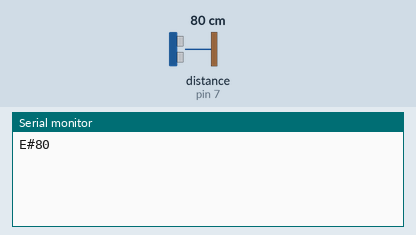
Recording of a sketch running on a simulated Arduino Uno, built with avr-gcc and run on an emulated ATmega328P. Shown: the last lines printed to the serial monitor. The test bench sets the inputs (shaded band); at power-on: distance to the obstacle (sensor on pin 7) 80 cm. The echo pulse lasts 58.3 µs per cm.

Above: at 1.8 s.
1.9 s: distance to the obstacle (sensor on pin 7) set to 2 cm
At 2.8 s:
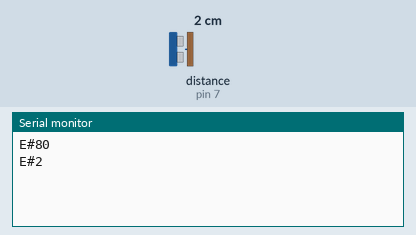
3.4 s: distance to the obstacle (sensor on pin 7) set to 4 cm
At 4.8 s:
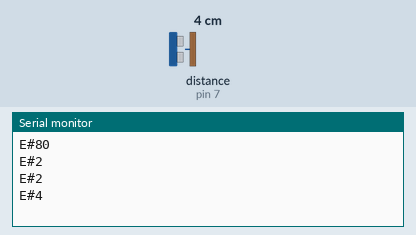
Timing chart, 0 to 6.4 s (numbered marks = the images above; inputs shaded):
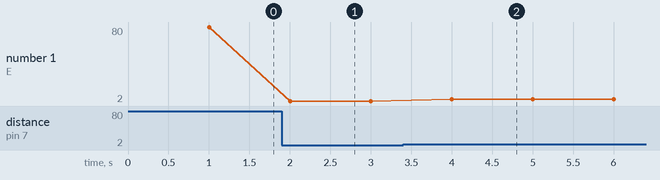

Measured:
- after the input at 1.9 s, the serial monitor: prints a new line after 0.10 s (image 1)
- after the input at 3.4 s, the serial monitor: prints a new line after 0.60 s (image 2)
- plotted number 1: 80 → 2 after the input at 1.9 s, 2 → 4 after the input at 3.4 s

The sketch:

03.UltrasonicSensor.ino
```cpp
/**********************************************************************
  Product     : Freenove Robot Ant Kit
  Description : Test ultrasonic module
  Auther      : www.freenove.com
  Modification: 2021/04/20
**********************************************************************/
#include "Ultrasonic.h"

void setup() {
  Serial.begin(9600);
  Ultrasonic_Setup();//Ultrasonic initialization
}

void loop() {
  Ultrasonic_Get_Data();//Ultrasonic get distance value
}
```

Ultrasonic.cpp
```cpp
#include <Arduino.h>
#include <UltrasonicSensor.h>
#include "Ultrasonic.h"

UltrasonicSensor ultrasonic(Ultrasonic_Trig, Ultrasonic_Echo);

int Ultrasonic_Value = 0;

int ultrasonic_before = 0;
int ultrasonic_next = 0;

//Ultrasonic initialization
void Ultrasonic_Setup(void)
{
  ultrasonic.setTemperature(Temperature_Compensation);
  ultrasonic_before = millis();
}

//Ultrasonic get distance value
int Ultrasonic_Get_Data(int delayms)
{
  ultrasonic_next = millis();
  delayms=constrain(delayms,0,32767);
  if (ultrasonic_next - ultrasonic_before >= delayms){
    ultrasonic_before = ultrasonic_next;
    Ultrasonic_Value = ultrasonic.distanceInCentimeters();
    Serial.print("E#");
    Serial.println(Ultrasonic_Value);
    return Ultrasonic_Value;
  }
}

//Ultrasonic send distance value
void Ultrasonic_Bluetooth_Data(void)
{
  int Sonic_Value = ultrasonic.distanceInCentimeters();
  Serial.print("E#");
  Serial.println(Sonic_Value);
}
```

Ultrasonic.h
```cpp
#ifndef _ULTRASONIC_H
#define _ULTRASONIC_H

#define Ultrasonic_Trig 8
#define Ultrasonic_Echo 7
#define Temperature_Compensation 25

extern int Ultrasonic_Value;               //Ultrasonic distance

void Ultrasonic_Setup(void);               //Ultrasonic initialization
int Ultrasonic_Get_Data(int delayms=1000); //Ultrasonic get distance value
void Ultrasonic_Bluetooth_Data(void);      //Ultrasonic send distance value


#endif
```
